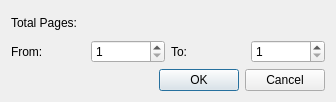
<?xml version="1.0" encoding="UTF-8"?>
<ui version="4.0">
 <class>Dialog</class>
 <widget class="QDialog" name="Dialog">
  <property name="geometry">
   <rect>
    <x>0</x>
    <y>0</y>
    <width>336</width>
    <height>102</height>
   </rect>
  </property>
  <property name="windowTitle">
   <string>Dialog</string>
  </property>
  <layout class="QGridLayout" name="gridLayout">
   <item row="0" column="0">
    <widget class="QLabel" name="label_total_pages">
     <property name="text">
      <string>Total Pages:</string>
     </property>
    </widget>
   </item>
   <item row="1" column="0">
    <widget class="QLabel" name="label_2">
     <property name="text">
      <string>From:</string>
     </property>
    </widget>
   </item>
   <item row="1" column="1">
    <widget class="QSpinBox" name="spinBox_from">
     <property name="minimum">
      <number>1</number>
     </property>
    </widget>
   </item>
   <item row="1" column="2">
    <widget class="QLabel" name="label_3">
     <property name="text">
      <string>To:</string>
     </property>
    </widget>
   </item>
   <item row="1" column="3">
    <widget class="QSpinBox" name="spinBox_to">
     <property name="minimum">
      <number>1</number>
     </property>
    </widget>
   </item>
   <item row="2" column="0" colspan="4">
    <widget class="QDialogButtonBox" name="buttonBox">
     <property name="orientation">
      <enum>Qt::Horizontal</enum>
     </property>
     <property name="standardButtons">
      <set>QDialogButtonBox::Cancel|QDialogButtonBox::Ok</set>
     </property>
    </widget>
   </item>
  </layout>
 </widget>
 <resources/>
 <connections>
  <connection>
   <sender>buttonBox</sender>
   <signal>accepted()</signal>
   <receiver>Dialog</receiver>
   <slot>accept()</slot>
   <hints>
    <hint type="sourcelabel">
     <x>229</x>
     <y>77</y>
    </hint>
    <hint type="destinationlabel">
     <x>157</x>
     <y>101</y>
    </hint>
   </hints>
  </connection>
  <connection>
   <sender>buttonBox</sender>
   <signal>rejected()</signal>
   <receiver>Dialog</receiver>
   <slot>reject()</slot>
   <hints>
    <hint type="sourcelabel">
     <x>297</x>
     <y>83</y>
    </hint>
    <hint type="destinationlabel">
     <x>286</x>
     <y>101</y>
    </hint>
   </hints>
  </connection>
  <connection>
   <sender>spinBox_to</sender>
   <signal>valueChanged(int)</signal>
   <receiver>Dialog</receiver>
   <slot>to_changed(int)</slot>
   <hints>
    <hint type="sourcelabel">
     <x>315</x>
     <y>42</y>
    </hint>
    <hint type="destinationlabel">
     <x>339</x>
     <y>38</y>
    </hint>
   </hints>
  </connection>
  <connection>
   <sender>spinBox_from</sender>
   <signal>valueChanged(int)</signal>
   <receiver>Dialog</receiver>
   <slot>from_changed(int)</slot>
   <hints>
    <hint type="sourcelabel">
     <x>101</x>
     <y>46</y>
    </hint>
    <hint type="destinationlabel">
     <x>6</x>
     <y>43</y>
    </hint>
   </hints>
  </connection>
 </connections>
 <slots>
  <slot>to_changed(int)</slot>
  <slot>from_changed(int)</slot>
 </slots>
</ui>
